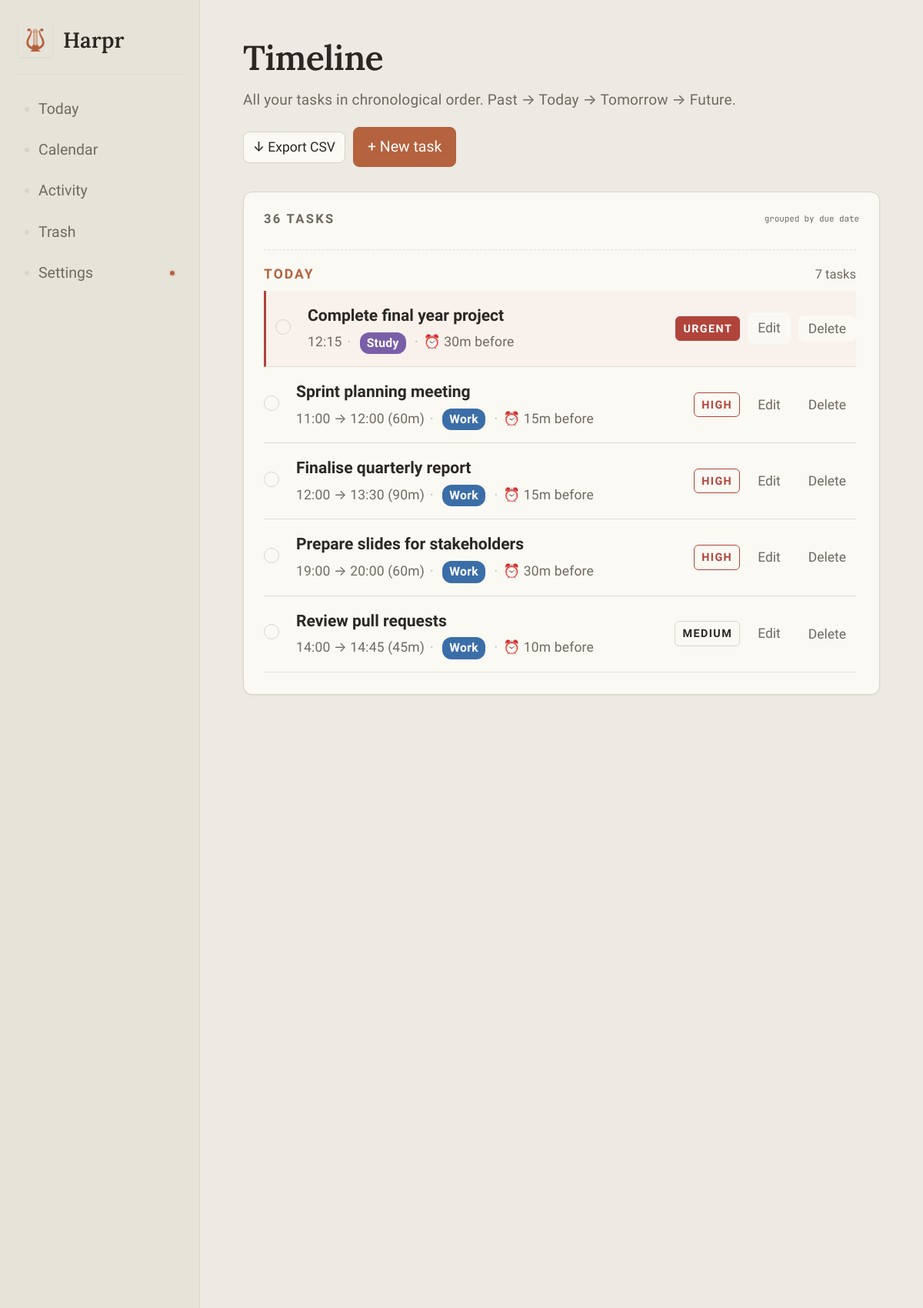
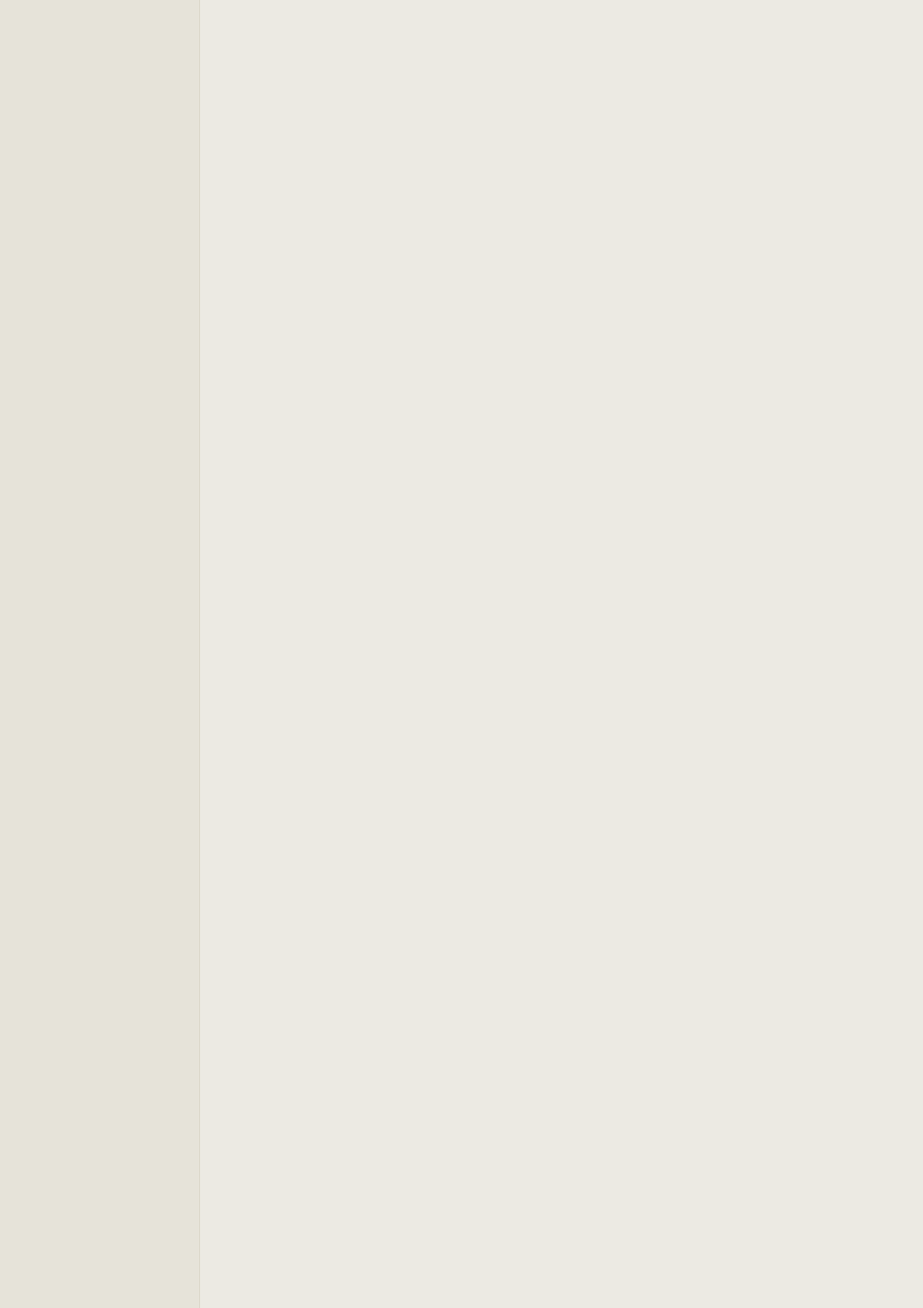
The app's page /timeline/ (signed in, upper part) with its own data (2 pictures, top to bottom).
### tasks/models.py (models this page shows, shortened)
class Task(models.Model):
    CATEGORY_CHOICES = [
        ("work", "Work"),
        ("study", "Study"),
        ("personal", "Personal"),
        ("health", "Health"),
    ]
    PRIORITY_CHOICES = [
        ("urgent", "Urgent"),
        ("high", "High"),
        ("medium", "Medium"),
        ("low", "Low"),
    ]
    PRIORITY_RANK = {"urgent": 0, "high": 1, "medium": 2, "low": 3}
    CATEGORY_RANK = {"work": 0, "study": 1, "personal": 2, "health": 3}
    REMIND_CHOICES = [
        (0, "Off"),
        (5, "5 minutes before"),
        (15, "15 minutes before"),
        (30, "30 minutes before"),
        (60, "1 hour before"),
        (1440, "1 day before"),
    ]
    user = models.ForeignKey(User, on_delete=models.CASCADE, related_name="tasks")
    title = models.CharField(max_length=200)
    description = models.TextField(blank=True)
    due_date = models.DateTimeField(null=True, blank=True)
    duration_minutes = models.PositiveIntegerField(null=True, blank=True)
    category = models.CharField(max_length=20, choices=CATEGORY_CHOICES, default="work")
    priority = models.CharField(max_length=10, choices=PRIORITY_CHOICES, default="medium")
    completed = models.BooleanField(default=False)
    completed_at = models.DateTimeField(null=True, blank=True)
    remind_minutes_before = models.PositiveIntegerField(default=0)
    is_deleted = models.BooleanField(default=False)
    deleted_at = models.DateTimeField(null=True, blank=True)
    created_at = models.DateTimeField(auto_now_add=True)
    updated_at = models.DateTimeField(auto_now=True)
    objects = TaskManager()
    all_objects = AllTaskManager()
    class Meta:
        ordering = ["completed", "-created_at"]
    def end_time(self):
        if self.due_date and self.duration_minutes:
            return self.due_date + timedelta(minutes=self.duration_minutes)
        return None

### tasks/views.py (the view)
# urls.py: path("timeline/", views.timeline, name="timeline"),
@login_required
def timeline(request):
    user = request.user
    today = timezone.localdate()
    qs = Task.objects.filter(user=user)
    by_date = {}
    someday = []
    for t in qs:
        if not t.due_date:
            someday.append(t)
            continue
        d = timezone.localtime(t.due_date).date()
        by_date.setdefault(d, []).append(t)
    def label_for(d):
        delta = (d - today).days
        if delta == 0: return "Today"
        if delta == 1: return "Tomorrow"
        if delta == -1: return "Yesterday"
        return d.strftime("%a, %b ") + str(d.day) + (
            d.strftime(", %Y") if d.year != today.year else ""
        )
    groups = OrderedDict()
    for d in sorted(k for k in by_date if k < today):
        groups[d.isoformat()] = {
            "label": label_for(d), "tasks": sorted(by_date[d], key=_sort_key),
            "is_today": False, "is_overdue": True, "date": d,
        }
    if today in by_date:
        groups[today.isoformat()] = {
            "label": "Today", "tasks": sorted(by_date[today], key=_sort_key),
            "is_today": True, "is_overdue": False, "date": today,
        }
    else:
        groups[today.isoformat()] = {
            "label": "Today", "tasks": [], "is_today": True,
            "is_overdue": False, "date": today, "empty_today": True,
        }
    for d in sorted(k for k in by_date if k > today):
        groups[d.isoformat()] = {
            "label": label_for(d), "tasks": sorted(by_date[d], key=_sort_key),
            "is_today": False, "is_overdue": False, "date": d,
        }
    if someday:
        groups["someday"] = {
            "label": "Someday", "tasks": sorted(someday, key=_sort_key),
            "is_today": False, "is_overdue": False, "date": None,
        }
    return render(request, "tasks/timeline.html", {
        "groups": groups,
        "today": today,
        "total_count": qs.count(),
    })

### tasks/models.py (called while the page is built)
    def get_queryset(self):
        return super().get_queryset().filter(is_deleted=False)

    @classmethod
    def for_user(cls, user):
        obj, _ = cls.objects.get_or_create(user=user)
        return obj

    def category_labels(self):
        return {
            "work": self.category_work_label or "Work",
            "study": self.category_study_label or "Study",
            "personal": self.category_personal_label or "Personal",
            "health": self.category_health_label or "Health",
        }

### tasks/templatetags/harpr_extras.py (called while the page is built)
@register.filter
def cat_label(category_key, labels):
    if not category_key:
        return ""
    if isinstance(labels, dict):
        return labels.get(category_key, category_key.title())
    return category_key.title()

### tasks/views.py (called while the page is built)
def _sort_key(t):
    completed_rank = 1 if t.completed else 0
    pri_rank = Task.PRIORITY_RANK.get(t.priority, 99)
    due = t.due_date or timezone.now() + timedelta(days=3650)
    return (completed_rank, pri_rank, due)

### tasks/templates/tasks/timeline.html (shortened to what this page needs)
{% extends 'base.html' %}
{% load harpr_extras %}
{% block content %}
<div class="page-head">
  <div class="titles">
    <h1>Timeline</h1>
    <div class="meta">All your tasks in chronological order. Past → Today → Tomorrow → Future.</div>
  </div>
  <div class="row-flex">
    <a class="btn btn-sm" href="{% url 'timeline_export_csv' %}" title="Download all tasks as CSV">↓ Export CSV</a>
    <a class="btn btn-primary" href="{% url 'task_create' %}" data-modal="task-new">+ New task</a>
  </div>
</div>
<div class="card">
  <div class="card-head">
    <h2>{{ total_count }} task{{ total_count|pluralize }}</h2>
    <span class="text-muted mono" style="font-size:11px;">grouped by due date</span>
  </div>
  <div class="task-scroll timeline-scroll" id="timeline-scroll">
    {% if groups %}
      {% for key, g in groups.items %}
        <div class="timeline-group {% if g.is_today %}is-today{% endif %} {% if g.is_overdue %}is-overdue{% endif %}"
             {% if g.is_today %}id="today-anchor"{% endif %}>
          <div class="timeline-group-head">
            <h3>{{ g.label }}</h3>
            <span class="meta">{{ g.tasks|length }} task{{ g.tasks|length|pluralize }}</span>
          </div>
          {% if g.tasks %}
            {% for t in g.tasks %}
              <div class="task-row {% if t.completed %}done{% endif %} {% if t.priority == 'urgent' %}urgent-row{% endif %}"
                   data-task-id="{{ t.pk }}">
                <form method="post" action="{% url 'task_toggle' t.pk %}" class="task-form-toggle" data-ajax-toggle>
                  <button type="submit" class="checkbox-btn {% if t.completed %}checked{% endif %}" aria-label="Toggle"></button>
                </form>
                <div>
                  <div class="task-title">
                    <a href="{% url 'task_edit' t.pk %}" data-modal="task-edit">{{ t.title }}</a>
                  </div>
                  <div class="task-meta">
                    {% if t.due_date %}
                      {{ t.due_date|date:"H:i" }}{% if t.duration_minutes %} → {{ t.end_time|date:"H:i" }} <span class="text-muted">({{ t.duration_minutes }}m)</span>{% endif %}<span class="sep">·</span>
                    {% endif %}
                    <span class="cat-chip cat-{{ t.category }}">{{ t.category|cat_label:category_labels }}</span>
                    {% if t.remind_minutes_before %}<span class="sep">·</span>⏰ {{ t.remind_minutes_before }}m before{% endif %}
                  </div>
                </div>
                <div class="row-flex">
                  <span class="pill {{ t.priority }}">{{ t.get_priority_display }}</span>
                  <a class="btn btn-sm btn-ghost" href="{% url 'task_edit' t.pk %}" data-modal="task-edit">Edit</a>
                  <button type="button" class="btn btn-sm btn-ghost"
                          data-delete-task="{% url 'task_delete' t.pk %}"
                          data-task-title="{{ t.title|escape }}">Delete</button>
                </div>
              </div>
            {% endfor %}
          {% else %}
            <div class="empty" style="padding:14px;">
              {% if g.is_today %}Nothing scheduled for today.{% else %}No tasks here.{% endif %}
              <a href="{% url 'task_create' %}" data-modal="task-new">Add one</a>.
            </div>
          {% endif %}
        </div>
      {% endfor %}
    {% else %}
      <div class="empty">
        No tasks yet. <a href="{% url 'task_create' %}" data-modal="task-new">Create your first one</a>.
      </div>
    {% endif %}
  </div>
</div>
{% endblock %}

### records on screen
Task: completed False (drawn), title "Complete final year project", due_date "12:15", category|cat_label "Study", remind_minutes_before "30", priority "URGENT"
Task: completed False (drawn), title "Sprint planning meeting", due_date "11:00", end_time "12:00", duration_minutes "60", category|cat_label "Work", remind_minutes_before "15", priority "HIGH"
Task: completed False (drawn), title "Finalise quarterly report", due_date "12:00", end_time "13:30", duration_minutes "90", category|cat_label "Work", remind_minutes_before "15", priority "HIGH"
Task: completed False (drawn), title "Prepare slides for stakeholders", due_date "19:00", end_time "20:00", duration_minutes "60", category|cat_label "Work", remind_minutes_before "30", priority "HIGH"
Task: completed False (drawn), title "Review pull requests", due_date "14:00", end_time "14:45", duration_minutes "45", category|cat_label "Work", remind_minutes_before "10", priority "MEDIUM"

### other values on screen
{{ APP_NAME }} "Harpr"
{{ total_count }} "36"
{{ g.label }} "TODAY"
{{ g.tasks|length }} "7"
